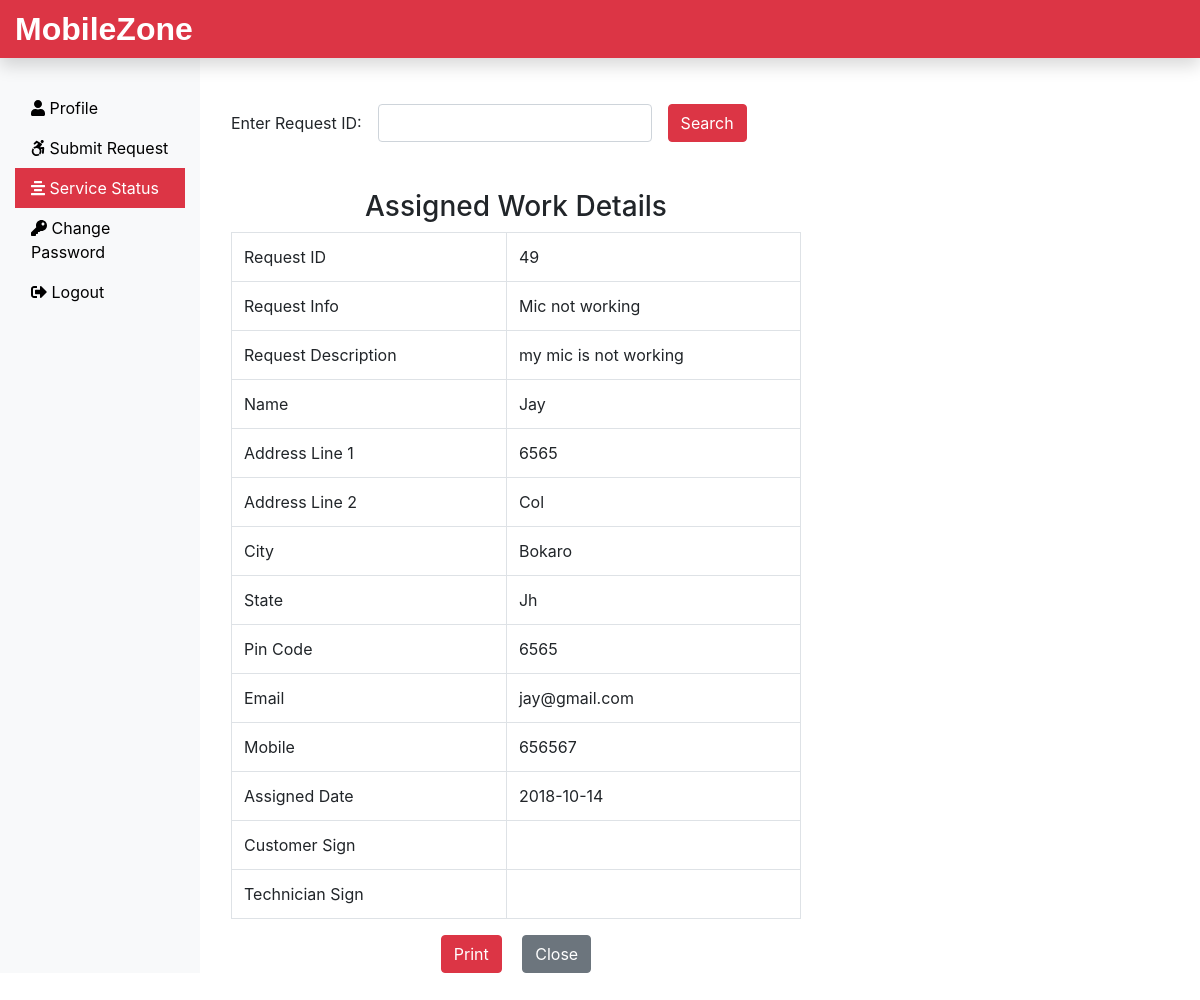
The page /mobilezone/Requester/CheckStatus.php?checkid=49 (signed in) on the database its author committed.
### tables this page shows
CREATE TABLE `accepted_requests_tb` (
  `rno` int(11) NOT NULL,
  `request_id` int(11) NOT NULL,
  `request_info` text NOT NULL,
  `request_desc` text NOT NULL,
  `requester_name` varchar(60) NOT NULL,
  `requester_add1` text NOT NULL,
  `requester_add2` text NOT NULL,
  `requester_city` varchar(60) NOT NULL,
  `requester_state` varchar(60) NOT NULL,
  `requester_zip` int(11) NOT NULL,
  `requester_email` varchar(60) NOT NULL,
  `requester_mobile` bigint(11) NOT NULL,
  `assign_tech` varchar(60) NOT NULL,
  `assign_date` date NOT NULL
);

### mobilezone/Requester/CheckStatus.php (the view, shortened to what this page needs)
<?php
include('includes/header.php');
include('../dbConnection.php');
?>
<div class="col-sm-6 mt-5 mx-3">
    <form action="" class="mt-3 form-inline d-print-none">
        <div class="form-group mr-3">
            <label for="checkid">Enter Request ID: </label>
            <input type="text" class="form-control ml-3" id="checkid" name="checkid" onkeypress="isInputNumber(event)">
        </div>
        <button type="submit" class="btn btn-danger">Search</button>
    </form>
    <?php
    if (isset($_REQUEST['checkid'])) {
        $checkid = $conn->real_escape_string($_REQUEST['checkid']);
        $sql = "SELECT * FROM accepted_requests_tb WHERE request_id = '$checkid'";
        $result = $conn->query($sql);
        if ($result->num_rows > 0) {
            $row = $result->fetch_assoc();
            ?>
            <h3 class="text-center mt-5">Assigned Work Details</h3>
            <table class="table table-bordered">
                <tbody>
                    <tr>
                        <td>Request ID</td>
                        <td><?php echo $row['request_id']; ?></td>
                    </tr>
                    <tr>
                        <td>Request Info</td>
                        <td><?php echo $row['request_info']; ?></td>
                    </tr>
                    <tr>
                        <td>Request Description</td>
                        <td><?php echo $row['request_desc']; ?></td>
                    </tr>
                    <tr>
                        <td>Name</td>
                        <td><?php echo $row['requester_name']; ?></td>
                    </tr>
                    <tr>
                        <td>Address Line 1</td>
                        <td><?php echo $row['requester_add1']; ?></td>
                    </tr>
                    <tr>
                        <td>Address Line 2</td>
                        <td><?php echo $row['requester_add2']; ?></td>
                    </tr>
                    <tr>
                        <td>City</td>
                        <td><?php echo $row['requester_city']; ?></td>
                    </tr>
                    <tr>
                        <td>State</td>
                        <td><?php echo $row['requester_state']; ?></td>
                    </tr>
                    <tr>
                        <td>Pin Code</td>
                        <td><?php echo $row['requester_zip']; ?></td>
                    </tr>
                    <tr>
                        <td>Email</td>
                        <td><?php echo $row['requester_email']; ?></td>
                    </tr>
                    <tr>
                        <td>Mobile</td>
                        <td><?php echo $row['requester_mobile']; ?></td>
                    </tr>
                    <tr>
                        <td>Assigned Date</td>
                        <td><?php echo $row['assign_date']; ?></td>
                    </tr>
                    <tr>
                        <td>Customer Sign</td>
                        <td></td>
                    </tr>
                    <tr>
                        <td>Technician Sign</td>
                        <td></td>
                    </tr>
                </tbody>
            </table>
            <div class="text-center">
                <form class="d-print-none d-inline mr-3">
                    <input class="btn btn-danger" type="submit" value="Print" onClick="window.print()">
                </form>
                <form class="d-print-none d-inline" action="work.php">
                    <input class="btn btn-secondary" type="submit" value="Close">
                </form>
            </div>
            <?php
        } else {
            echo '<div class="alert alert-dark mt-4" role="alert">No record found for this Request ID.</div>';
        }
    }
    ?>
</div>
<?php
include('includes/footer.php');
?>

### rows shown on the page
accepted_requests_tb: request "49", request_info "Mic not working", request_desc "my mic is not working", requester_name "Jay", requester_add1 "6565", requester_add2 "Col", requester_city "Bokaro", requester_state "Jh", requester_zip "6565", requester_email "jay@gmail.com", requester_mobile "656567", assign_date "2018-10-14"
